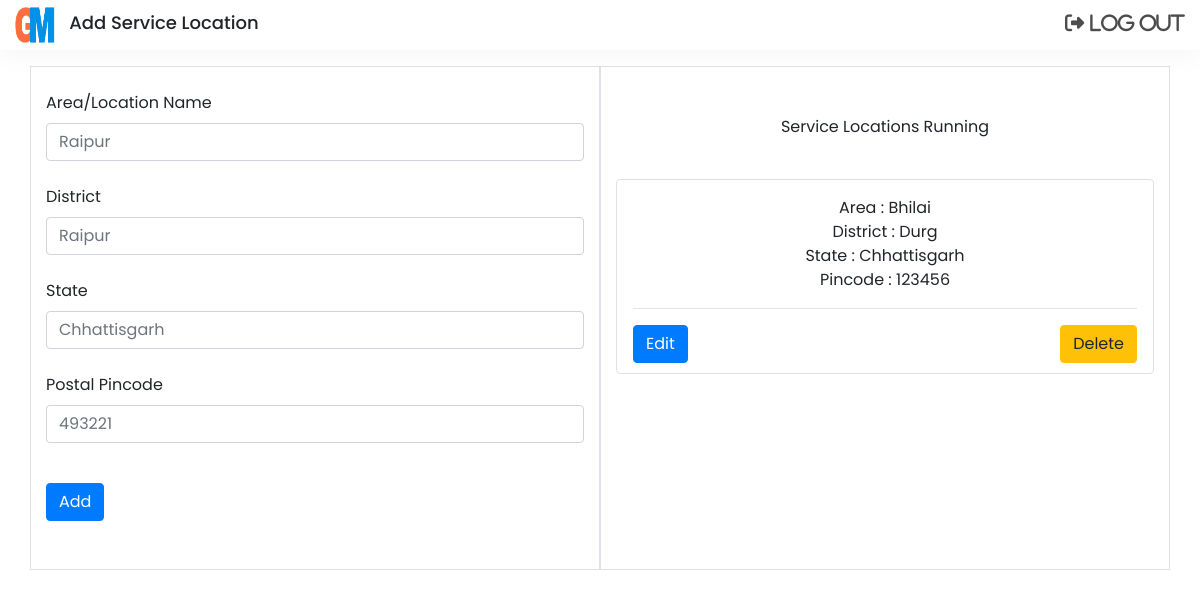
The page /admin/area/add-area.php (signed in) on the database its author committed.
### tables this page shows
CREATE TABLE `service_location` (
  `loc_id` int(10) NOT NULL,
  `loc_name` varchar(500) NOT NULL,
  `loc_district` varchar(500) NOT NULL,
  `loc_state` varchar(500) NOT NULL,
  `loc_pincode` int(10) NOT NULL
);

### admin/area/add-area.php (the view, shortened to what this page needs)
<?php
	require_once '../control/identification.php';
?>
<!DOCTYPE html>
<html lang="en">
<head>
	<link rel="stylesheet" href="https://maxcdn.bootstrapcdn.com/bootstrap/4.0.0/css/bootstrap.min.css">
</head>
<body>
    <header class="navigation fix-nav">
		<div class="logo-img">
			<div class="d-inline-block">
				<a href="#" class="logo"><img src="../../sys_images/logo.png" alt="logo"></a>
			</div>
			<div class="d-inline-block">
				<h1>Add Service Location</h1>
			</div>
		</div>
        <div class="right-menu">
            <a href="login/logout.php" class="fa fa-sign-out">
                <span aria-hidden="true">Log Out</span>
            </a>
        </div>
    </header>
	<div class="container">
		<div class="row pt-3">
			<div class="col-sm-6 border">
				<form id="add_new_products" autocomplete="on" enctype="multipart/form-data">
					<div class="form-group pt-4">
						<label for="uname" class="lable-title">Area/Location Name</label>
						<input type="text" class="form-control" id="loc_name" name="loc_name" placeholder="Raipur" required>
					</div>
					<div class="form-group pt-2">
						<label for="uname" class="lable-title">District</label>
						<input type="text" class="form-control" id="loc_district" name="loc_district" placeholder="Raipur" required>
					</div>
					<div class="form-group pt-2">
						<label for="uname" class="lable-title">State</label>
						<input type="text" class="form-control" id="loc_state" name="loc_state" placeholder="Chhattisgarh" required>
					</div>
					<div class="form-group pt-2">
						<label for="uname" class="lable-title">Postal Pincode</label>
						<input type="text" class="form-control" id="loc_pincode" name="loc_pincode" placeholder="493221" required>
					</div>
					<br/>
					<button type="submit" id="submit" name="submit" class="btn btn-primary">Add</button>
				</form>
				<div class="pb-5">
				</div>
			</div>
			<div class="col-sm-6 text-center border">
			<p class="pt-5">Service Locations Running</p><br>
			<?php
				$select = "select loc_id, loc_name, loc_district, loc_state, loc_pincode from service_location";
				$select_result = mysqli_query($conn, $select);
				if(mysqli_num_rows($select_result)<= 0){
					echo "No Offers Yet.";
				}else{
					while($loc_row = mysqli_fetch_assoc($select_result)){
			?>
				<div class="p-3 border rounded mb-3">
					<div class="">Area : <?php echo $loc_row['loc_name'];?></div>
					<div class="">District : <?php echo $loc_row['loc_district'];?></div>
					<div class="">State : <?php echo $loc_row['loc_state'];?></div>
					<div class="">Pincode : <?php echo $loc_row['loc_pincode'];?></div>
					<hr/>
					<div class="bg-light mb-5"><a href="edit-area.php?loc_id=<?php echo $loc_row['loc_id'];?>"><button class="btn btn-primary float-left">Edit</button></a><a href="delete-area.php?loc_id=<?php echo $loc_row['loc_id'];?>"><button class="btn btn-warning float-right">Delete</button></a></div>
				</div>
			<?php
					}
				}
			?>
			<div class="pb-3">
			</div>
			</div>
		</div>
	</div>
</body>
</html>

### admin/area/add-area.php (style rules this page uses)
body { font-family:poppins; margin:0px; padding: 0px; font-family: poppins; background-color: #ffffff; }
* { box-sizing: border-box; }
a { text-decoration: none; color:black; }
.navigation { display: flex; justify-content: space-between; align-items: center; padding:5px; }
h1 { font-size:18px; margin-left:10px; }
.logo { width:200px; margin-left:10px; }
.logo img { height: 40px; width:40px; }
.right-menu a { margin: 0px 10px; font-size: 1.2rem; color: rgba(0,0,0,0.7); }
.fix-nav { width:100%; position: -webkit-sticky; position: sticky; top: 0; left: 0px; background-color: #ffffff; box-shadow: 2px 2px 30px rgba(0,0,0,0.05); z-index: 102; }

### rows shown on the page
service_location: loc_name "Bhilai", loc_district "Durg", loc_state "Chhattisgarh", loc_pincode "123456"
